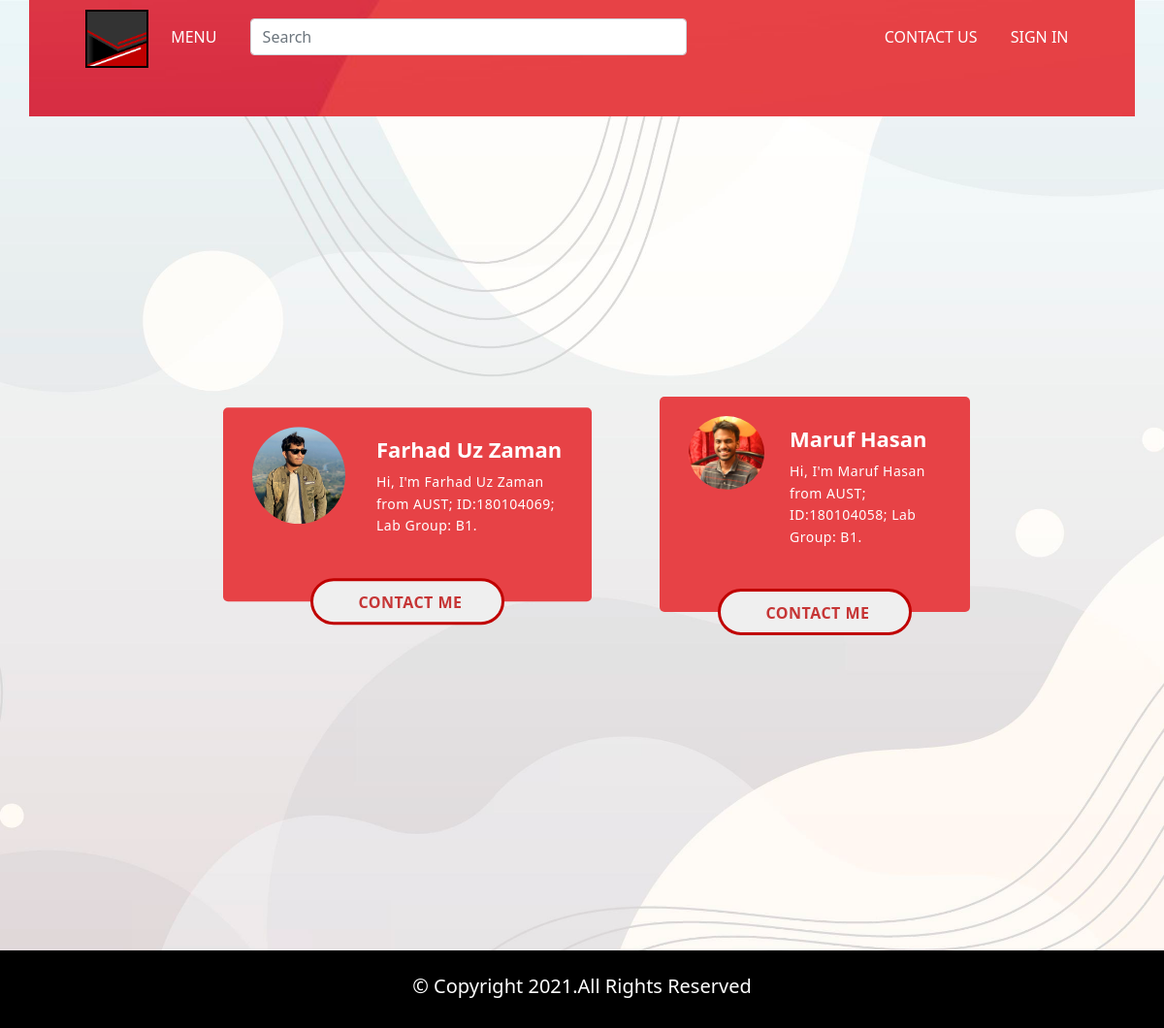
The app's page /team.php with its own data.
### tables this page shows
CREATE TABLE `team` (
  `t_id` int(11) NOT NULL,
  `profile_image` text NOT NULL,
  `name` text NOT NULL,
  `para` text NOT NULL,
  `mail` text NOT NULL,
  `fbname` text NOT NULL,
  `fblink` text NOT NULL,
  `instaname` text NOT NULL,
  `instalink` text NOT NULL
);

### team.php (the view, shortened to what this page needs)
<?php
      include 'config.php';?>
<?php
    	$tm_id=1 ;
		$profile_image="";
		$name="";
		$para="";
        $query=mysqli_query($con,"select * from team where t_id=$tm_id ");
        $row  = mysqli_fetch_array($query);
    if(is_array($row)) {
       $profile_image=$row['profile_image'];
	   $name=$row['name'];
	   $para=$row['para'];
    }   else {
    }
 ?>
<!doctype html>
<html lang="en">
  <head>
     <link href="css/bootstrap.min.css" rel="stylesheet">
	 <link href="css/teamstyle.css" rel="stylesheet">
	  <link rel="stylesheet" href="https://cdnjs.cloudflare.com/ajax/libs/OwlCarousel2/2.3.4/assets/owl.carousel.min.css">
	 <link rel="stylesheet" href="https://cdnjs.cloudflare.com/ajax/libs/OwlCarousel2/2.3.4/assets/owl.theme.default.min.css">
  </head>
  <body>
  <?php include "menubar.php"?>
<div class="contact-area">
  <div class="contact">
    <main>
      <section>
        <div class="content">
          <img src=<?php echo $profile_image; ?> alt="Profile Image">
          <aside>
            <h1 style="font-weight:bold"><?php echo $name; ?></h1>
            <p><?php echo $para; ?></p>
          </aside>
          <button id="firstbutton">
            <span>Contact Me</span>
          </button>
        </div>
      </section>
    </main>
  </div>
  <?php
    	$tm_id=2 ;
        $query=mysqli_query($con,"select * from team where t_id=$tm_id ");
        $row  = mysqli_fetch_array($query);
    if(is_array($row)) {
       $profile_image=$row['profile_image'];
	   $name=$row['name'];
	   $para=$row['para'];
    }   else {
    }
 ?>
    <div class="contactt">
    <main>
      <section>
        <div class="content">
          <img src=<?php echo $profile_image; ?> alt="Profile Image">
          <aside>
            <h1 style="font-weight:bold"><?php echo $name; ?></h1>
            <p><?php echo $para; ?></p>
          </aside>
          <button id="secondbutton">
            <span>Contact Me</span>
          </button>
        </div>
      </section>
    </main>
  </div>
</div>
    <?php include "footer.php"?>
  </body>
</html>

### menubar.php (shortened to what this page needs)
<!doctype html>
<html lang="en">
  <head>
     <link href="css/bootstrap.min.css" rel="stylesheet">
	 <link href="css/style.css" rel="stylesheet">
  </head>
  <body>
<div class="index_upper">
		<div class="container" >
        <ul class="upper_menu" >
		<li><div class="home_logo">
		<a href="http://localhost/Film_Sensei/index.php">
		<img id="logo" src="images/logo2.png" alt="logo" style="width:70%; border:2px solid #000   ">
		</a>
		</div></li>
		<li><div class="menu" style="margin-right:30px">
        <h6 id="menutext" style="color:white">MENU</h6>
		</div></li>
		<li><div class="search_bar">
        <input type="text" placeholder="Search" name="search_movie" value="" class="form-control" />
		</div></li>
		<li><div class="contact_bar" style="margin-right:30px">
		<a href="http://localhost/Film_Sensei/contact.php">
		<h6 style="color:white">CONTACT US</h6>
		</a>
		</div></li>
    <?php if($_SESSION){ ?>
    <li><div class="sign_out">
		<a href="http://localhost/Film_Sensei/profile.php">
		<img src="https://img.icons8.com/bubbles/100/000000/user.png" style="border-readius:5px;width:50%">
		</a>
		</div></li>
  <?php }
  else{ ?>
		<li><div class="sign_in">
		<a href="http://localhost/Film_Sensei/signin.php">
		<h6 style="color:white">SIGN IN</h6>
		</a>
		</div></li>
  <?php } ?>
	</ul>
	</div>
	</div>
  </body>
</html>

### footer.php (shortened to what this page needs)
<!doctype html>
<html lang="en">
  <head>
     <link href="css/bootstrap.min.css" rel="stylesheet">
	 <link href="css/style.css" rel="stylesheet">
  </head>
  <body>
<div class="footer" style="background-color:black;color:white;height : 80px ;text-align:center;padding-top: 25px; margin-top:60px;">
<h5 style="font-style=bold; color:white;">&copy; Copyright 2021.All Rights Reserved</h5>
</div>
  </body>
</html>

### css/style.css (style rules this page uses)
body { background: url("../images/background1.jpg")no-repeat center center fixed; -webkit-background-size: cover; -moz-background-size: cover; background-size: cover; }
a { text-decoration:none; color:black; }
.index_upper .container { background: url("../images/background5.jpg")no-repeat center center fixed; -webkit-background-size: cover; -moz-background-size: cover; background-size: cover; height:80px; }
.index_upper .container .upper_menu .home_logo { width:98px; padding-right:5px }
.index_upper .container .upper_menu { padding-top:8px; }
.index_upper .container .upper_menu li { display: inline-block; text-align:center; padding-top:2px; position:relative; font-weight: bold; }
.index_upper .container .upper_menu .search_bar { width:450px; margin-right:200px; }
.index_upper .container .upper_menu .menu::after { content: ' '; display:block; width: 0; height: 3px; background: #fff; transition: width .3s; margin-top:8px; }
.index_upper .container .upper_menu .contact_bar::after { content: ' '; display:block; width: 0; height: 3px; background: #fff; transition: width .3s; margin-top:8px; }
.index_upper .container .upper_menu .sign_in::after { content: ' '; display:block; width: 0; height: 3px; background: #fff; transition: width .3s; margin-top:8px; }
.index_upper .container .upper_menu .home_logo { transition: 0.5s ease; cursor: pointer; }
.footer { background-color:black; height : 150px ; text-align:center; padding-top: 60px; }
@media (max-width: 1255px) { .index_upper .container { background: url("../images/background6.jpg")no-repeat center center fixed; -webkit-background-size: cover; -moz-background-size: cover; background-size: cover; height:120px; } }

### records on screen
team: name "Farhad Uz Zaman", para "Hi, I'm Farhad Uz Zaman from AUST; ID:180104069; Lab Group: B1."
team: name "Maruf Hasan", para "Hi, I'm Maruf Hasan from AUST; ID:180104058; Lab Group: B1."
